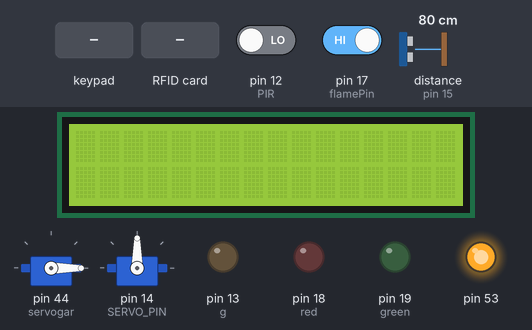
The sketch below on a simulated Arduino Mega 2560, built with avr-gcc and run on an emulated ATmega2560. Parts: 2 × servo, 16×2 character LCD, output pins drawn as LEDs (lit = HIGH). Wiring (inferred from the names in the program): ultrasonic range finder: trigger pin 16; echo pin 15. The test bench sets the inputs (shaded band); at power-on: distance to the obstacle (sensor on pin 15) 80 cm, pin 12 (PIR) LOW, pin 17 (flamePin) HIGH. The echo pulse lasts 58.3 µs per cm; pins used as bus, display or sensor lines are not drawn; what the sketch prints to the serial monitor is not drawn.

Above: at 1.3 s.
1.4 s: key '#' pressed
At 2.5 s:
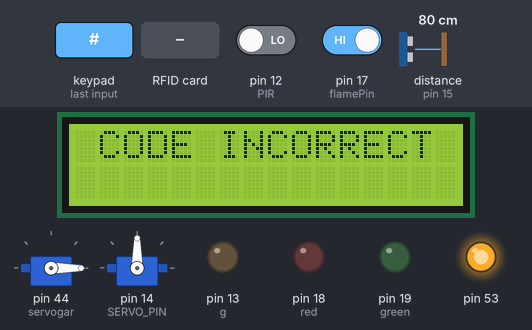
4.5 s: distance to the obstacle (sensor on pin 15) set to 2 cm
7.6 s: RFID card 5E 7A 19 C4 held to the reader
At 11.3 s:
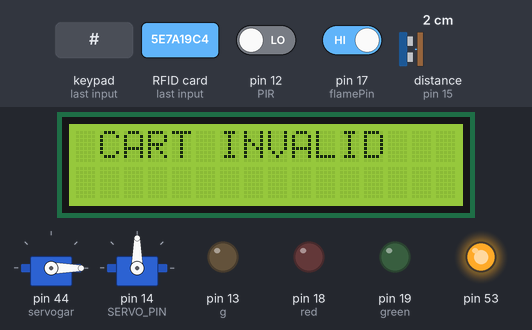
13.8 s: pin 12 (PIR) driven HIGH
16.9 s: keypad keys 9 8 7 6 pressed 0.4 s apart
At 20.5 s:
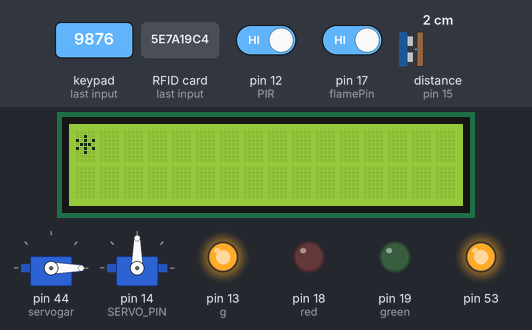
20.9 s: distance to the obstacle (sensor on pin 15) set to 9 cm
24.0 s: distance to the obstacle (sensor on pin 15) set to 12 cm
At 37.9 s:
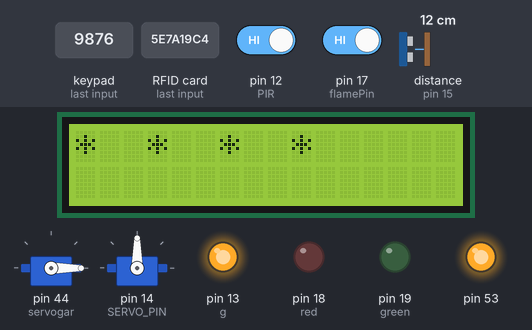
Timing chart, 0 to 38.7 s (numbered marks = the images above; inputs shaded):
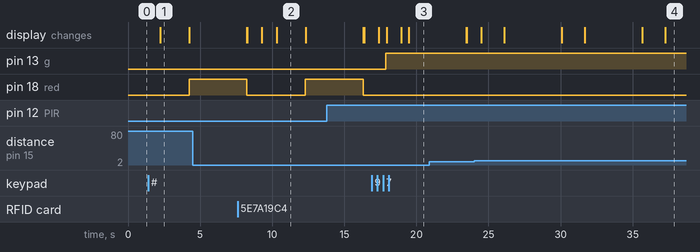

The sketch:

smarthouse.ino
```cpp
#include <Wire.h>
#include <Keypad.h>
#include <Servo.h>
#include <LiquidCrystal_I2C.h>
#include <SPI.h>
#include <MFRC522.h>
#include "Ultrasonic.h"
LiquidCrystal_I2C lcd(0x27, 16, 2);
#define echoPin 15 // Echo Pin
#define trigPin 16 // Trigger Pin
long duration, distance;
#define ROW_NUM    4  // four rows
#define COLUMN_NUM 4  // four columns
#define SERVO_PIN  14// // the Arduino pin, which connects to the servo motor
#define red 18
#define green  19
#define g 13
Servo servo; // servo motor
#define PIR 12
#include "IRremote.h"
Servo servogar;  // create servo object to control a servo
// twelve servo objects can be created on most boards
int pos = 0;
IRrecv IR(A1);

int  flame;


char keys[ROW_NUM][COLUMN_NUM] = {
  {'1', '2', '3', 'A'},
  {'4', '5', '6', 'B'},
  {'7', '8', '9', 'C'},
  {'*', '0', '#', 'D'}
};

byte pin_rows[ROW_NUM] = {9, 8, 7, 6}; //connect to the row pinouts of the keypad
byte pin_column[COLUMN_NUM] = {5, 4, 3, 2}; //connect to the column pinouts of the keypad

Keypad keypad = Keypad( makeKeymap(keys), pin_rows, pin_column, ROW_NUM, COLUMN_NUM );

const String password_1 = "55"; // change your password here
   // change your password here
String input_password;

int angle = 0; // the current angle of servo motor
unsigned long lastTime;

#define bazzer  24// RES pin
#define  flamePin 17

#define RST_PIN  49// RES pin
#define SS_PIN  10 // SDA (SS) pin
byte readCard[4];
String cardID = "ED62232"; // remplacer par l'ID de votre tag
String tagID = "";

MFRC522 module_rfid(SS_PIN, RST_PIN);

long dis;   // Broche ECHO

void setup() {
  IR.enableIRIn();
  servogar.attach(44);
  servogar.write(0);
  pinMode(trigPin, OUTPUT);
  pinMode(echoPin, INPUT);
  pinMode(PIR, INPUT);
  pinMode(flamePin, INPUT);
  pinMode(bazzer, OUTPUT);
  Serial.begin(9600);
  SPI.begin();
  module_rfid.PCD_Init();
  lcd.begin();
  lcd.backlight();
  servo.attach(SERVO_PIN);
  servo.write(90); // rotate servo motor to 0°
  pinMode(red, OUTPUT);
  pinMode(green, OUTPUT);
  pinMode(g, OUTPUT);
  lastTime = millis();
}

void loop() {

  telecmd();
  char key = keypad.getKey();
  if (key) {
    Serial.println(key);
    if (key == '*') {
      input_password = ""; // reset the input password
    } else if (key == '#') {
      if (input_password == password_1 ) {
        correct();

      } else {
        incorrect();

      }

      input_password = ""; // reset the input password
    } else {
      input_password += key;

      for (int i=1;i<=input_password.length();i++){
       lcd.println("*");
      }

      delay(4000);
      lcd.clear();

    }
  }

  if (angle == -180 && (millis() - lastTime) > 2000) { // 5 seconds
    closedoor();
  }


  dis=distancee();
  if( angle<120 && dis<10 )
  {
   displayscreen();
  }
  readFlameSensor();
  movdetcted();
  while (getID()) {
    if (tagID == cardID) {
      Serial.println("Access Granted!");
      Serial.println(tagID);
      correct();
    }
    else {
      incorrectT();

    }
    Serial.print("ID: ");
    Serial.println(tagID);

  }


}


void correct(){
   delay(500);
   lcd.clear();
   lcd.print("WELCOME AGAIN!");
   Serial.println("The password is correct, rotating Servo Motor to 90°");
   digitalWrite(green, HIGH);
   digitalWrite(red, LOW);
   delay(4000);
   lcd.clear();
   angle = -180;
   servo.write(angle);
   lastTime = millis();
}

void incorrect(){
    delay(500);
    lcd.clear();
    lcd.setCursor(1,0);
    lcd.print("CODE");
    lcd.setCursor(6,0);
    lcd.print("INCORRECT");
    lcd.setCursor(15,1);
    lcd.println(" ");
    lcd.setCursor(4,1);
    delay(2000);

    digitalWrite(red, HIGH);
    lcd.println("TRY AGAIN !!!");
    delay(4000);
    digitalWrite(red, LOW);
        lcd.clear();

}
void displayscreen()
{

  lcd.setCursor(0,0);
  lcd.println("ENTER THE CODE");
  lcd.setCursor(1 ,1);
  lcd.println("TO OPEN DOOR");
  delay(1000);
  lcd.clear();
}
void closedoor(){
    angle = 90;
    servo.write(angle);
    Serial.println("Rotating Servo Motor to 0°");
    digitalWrite(green, LOW);
    digitalWrite(red, HIGH);
    delay(1000) ;
    digitalWrite(red, LOW);
}


boolean getID() {
  if (! module_rfid.PICC_IsNewCardPresent()) {
    return false;
  }

  if (! module_rfid.PICC_ReadCardSerial()) {
    return false;
  }

  tagID = "";

  for (uint8_t i = 0; i < 4; i++) {
    tagID.concat(String(module_rfid.uid.uidByte[i], HEX));
  }

  tagID.toUpperCase();
  module_rfid.PICC_HaltA();
  return true;
}
void incorrectT(){
    delay(500);
    lcd.clear();
    lcd.setCursor(1,0);
    lcd.print("CART");
    lcd.setCursor(6,0);
    lcd.print("INVALID");
    lcd.setCursor(15,1);
    lcd.println(" ");
    lcd.setCursor(4,1);
    delay(2000);

    digitalWrite(red, HIGH);
    lcd.println("TRY AGAIN !!!");
    delay(4000);
    digitalWrite(red, LOW);
        lcd.clear();

}
long distancee(){
  digitalWrite(trigPin, LOW);
  delayMicroseconds(2);
  digitalWrite(trigPin, HIGH);
  delayMicroseconds(10);
  digitalWrite(trigPin, LOW);
  duration = pulseIn(echoPin, HIGH);
  distance = duration / 58.2;
  return distance;
}
void readFlameSensor(){
 	     flame = digitalRead(flamePin);
       if (flame ==0 ){
           tone (bazzer, 300); // allume le buzzer actif arduino
           delay(500);
       }
      else {
        noTone(bazzer);
        delay(500);
         }
}

void movdetcted(){
     if (digitalRead(PIR) == HIGH) {
       digitalWrite(g, HIGH);}
     if (digitalRead(PIR) == LOW ) {
      digitalWrite(g, LOW);}
}

void telecmd (){

  if (IR.decode()) {

    if (IR.decodedIRData.decodedRawData==0xE718FF00){
       servogar.write(180); }
    if (IR.decodedIRData.decodedRawData==0xF30CFF00){
       servogar.write(0); }
  IR.resume();
  }
}
```

Measured:
- the behaviour switches between 10 and 11 cm on distance to the obstacle (sensor on pin 15) (found by bisection; images 3 and 4)
- after the input at 1.4 s, pin 18 (red): LOW → HIGH after 2.8 s; the display: changes after 0.83 s (image 1)
- after the input at 4.5 s, every drawn part: stays the same
- after the input at 16.9 s, the display: first differs from a run without the input after 2.6 s (image 3)
- what the display in image 1 shows lasts 2.0 s, from 2.2 s to 4.2 s
